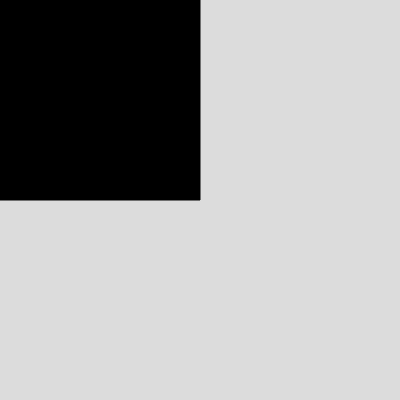
Frame 1 (no input)
Frame 60 (no input): identical to frame 1, image omitted
Frame 120 (the mouse pressed at the canvas centre since frame 60): identical to frame 1, image omitted

The p5.js sketch that drew this single still picture (run headless with seeded random() and noise() and a simulated clock; from frame 60 on, the mouse is pressed at the canvas centre):

// p5.js sketch
// ── sketch.js
// https://editor.p5js.org/jht9629-nyu/sketches/FOOXmSPz5
// p5js editor setup let width bug fix

function setup() {
  createCanvas(400, 400);
  background(220);
  let my = { width: 200, height: 200 };
  {
    let awidth = my.width;
    let aheight = my.height;
    fill(0);
    rect(0, 0, awidth, aheight);
  }
}

function draw() {
  // background(220);
}

// https://editor.p5js.org/jht9629-nyu/sketches/iOIK7zDHk
// p5js editor setup let width bug
